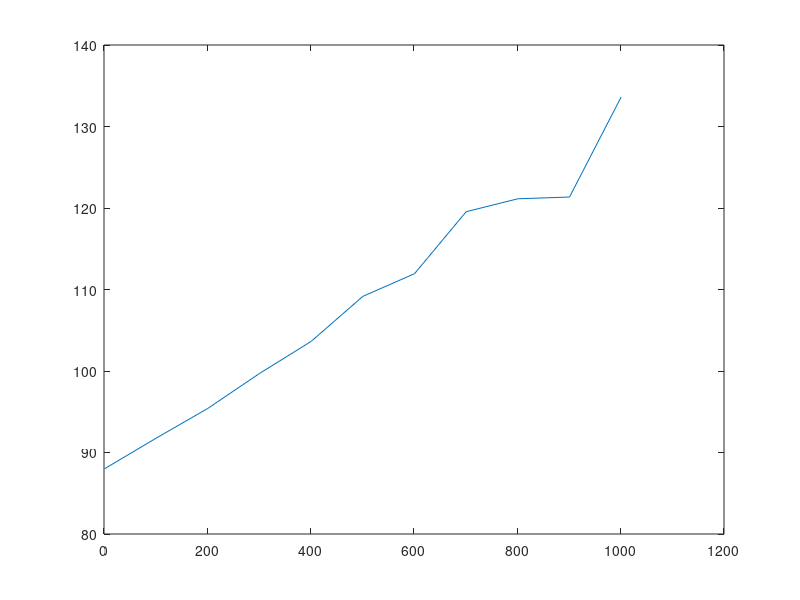

Here is the MATLAB script that generated this plot: (Note: this script raises an error after producing the figure.)
%PROBLEM 5: SIMULATION OF GEOMETRIC BROWNIAN MOTION
% PARAMETERS OF r (Interest Rate),Sigma(Volatility) and
%S0(Initial Stock Price) are given in the problem as bellow
r = 0.04; 
sigma = 0.2; 
S0 = 88;    
N = 1000; % no of iterations/normal numbers
n= 10;    % no of divisions 
%Part A, Problem 5: GENERATE stock price at n time periods
for i=1:n+1
    z = randn(N,1);               % normal random number generation
    W = sqrt(i-1)*z; %generate brownian motion
    S = S0*exp(sigma*W + (r-(sigma^2)/2)*(i-1)); %generate stock price
    E(i) = mean(mean(S)); %Expected Value or Mean, This is E(Sn)
end
%plot graph
t = 1:100:N+1;
plot(t, E);
Title('Stock price Dynamics with Time');
Xlabel('Time');
YLabel('Stock Price Dynamics');
hold all %hold them all for the time being 
%since we want to insert graphs from part B as well
%PART B, Problem 5: Simulation of 6 Paths
p = 6; % no of paths(p) to be generated as asked
T = 10;     % final time as given
S(1) = S0;  % Initial Stock Price As Given
m=1:1:N+1; % x - axis of graph
% We need to generate Stock prices at 1/N time diff from each other
%Lets start with no of paths
for i=1:p
    z= randn(N,1); % Generation of Normal Random 
    %generate Stock prices at 1/N time diff till final Time
    for k=1:N
        W(k) = sqrt(1/N)*z(k); %generate borownian motion
        S(k+1) = S(k)*exp(sigma*W(k) + (r-(sigma^2)/2)*1/N);  % stock price
    end
    a1=mean(mean(S)); % take mean
    % plot S or STock Dynamics
    figure(1);
    plot(m,S);
    hold all;%hold them all in one graph
end
hold off % plot them all NOW!!
% %Question d
% r = 0.04; 
% sigma = 0.3; 
% S0 = 88;    
% N = 1000; % no of iterations/normal numbers
% n= 10;    % no of divisions in time period
% % %Part A: GENERATE stock price at n time periods
% % for i=1:n+1
% %     z = randn(N,1);               % normal random number generation
% %     W = sqrt(i-1)*z; %generate brownian motion
% %     S = S0*exp(sigma*W + (r-(sigma^2)/2)*(i-1)); %generate stock price
% %     E(i) = mean(mean(S)); %Expected Value or Mean, This is E(Sn)
% % end
% % %plot graph
% % t = 1:100:N+1;
% % plot(t, ES);
% % Title('Future Stock price and Time');
% % Xlabel('Time');
% % YLabel('Stock Price');
% % hold all
% % %PART B: Simulation of 6 Paths
% % paths = 6; % no of paths to be generated
% % T = 10;     % final time
% % S(1) = S0;  % Initial Stock Price As Given
% % m=1:1:N+1; % for plotting graph x - axis
% % %figure(2);
% % % e need to generate Stock prices at 1/N time diff from each other
% % %Lets start with no of paths
% % for i=1:paths
% %     z= randn(N,1); % Generation of Normal Random 
% %     %generate Stock prices at 1/N time diff till final Time
% %     for j=1:N
% %         W(j) = sqrt(1/N)*z(j); %generate borownian motion
% %         S(j+1) = S(j)*exp(sigma*W(j) + (r-(si^2)/2)*1/N);  % stock price
% %     end
% %     a1=mean(mean(S)); % take mean
% %     % plot graph
% %     figure(2);
% %     plot(m,S);
% %     hold all;
% % end
% % hold off